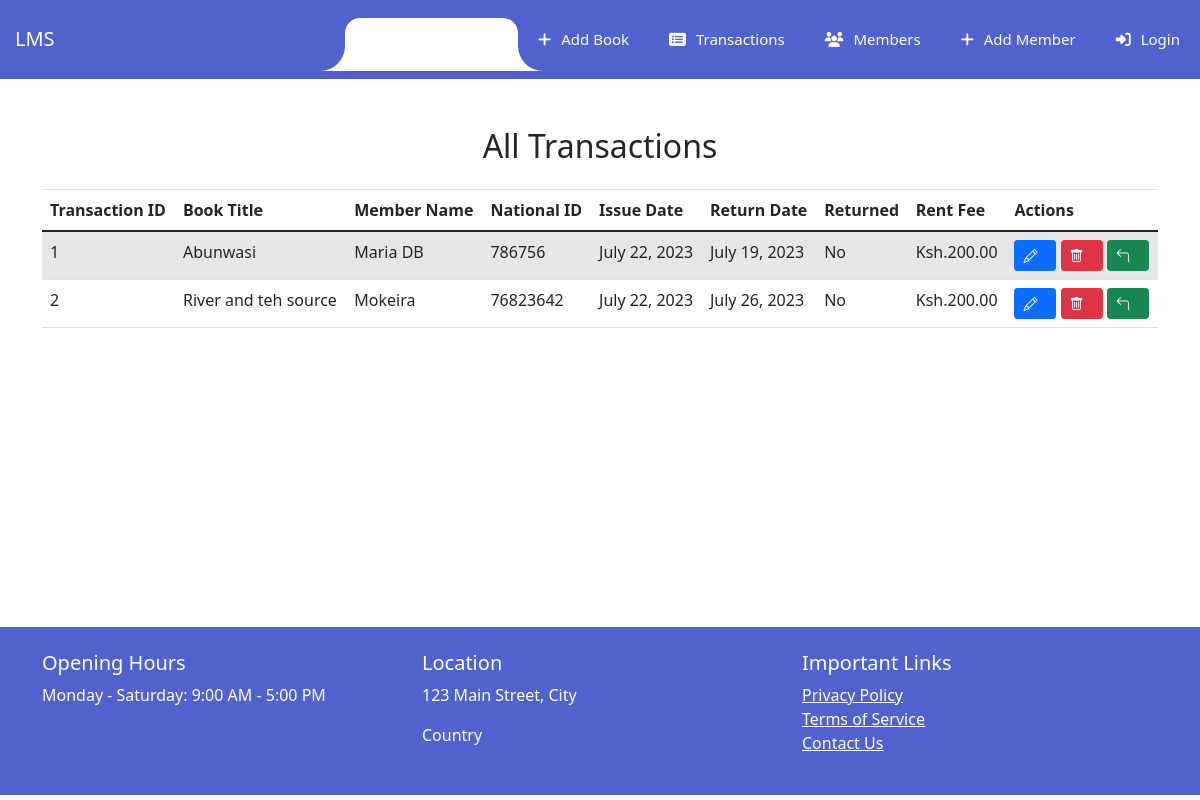
/transaction_list, run on an earlier commit of the app's database.
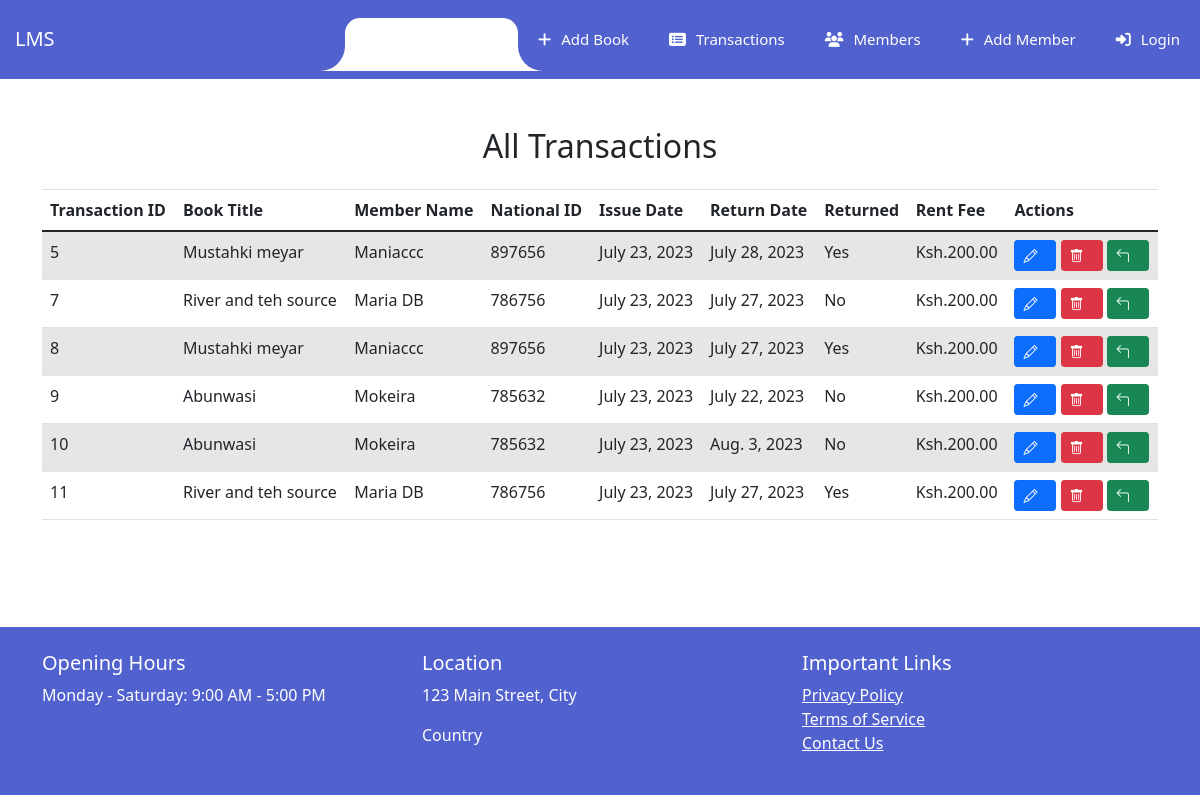
And on a later commit of the database.
### library/models.py (models this page shows, shortened)
class Transaction(models.Model):
    book = models.ForeignKey('Book', on_delete=models.CASCADE)
    member = models.ForeignKey(Member, on_delete=models.CASCADE, default=None)  # Set default value to None
    issue_date = models.DateField()
    return_date = models.DateField()
    is_returned = models.BooleanField(default=False)
    rent_fee = models.DecimalField(max_digits=8, decimal_places=2, default=200)

class Book(models.Model):
    title = models.CharField(max_length=200)
    author = models.CharField(max_length=100)
    quantity_in_stock = models.PositiveIntegerField(default=0)
    publisher = models.CharField(max_length=200)
    date_added = models.DateTimeField(auto_now_add=True)
    book_image = models.ImageField(upload_to='book_images/', blank=True, null=True)
    document = models.FileField(upload_to='book_documents/', blank=True, null=True)

class Member(models.Model):
    member_id = models.IntegerField(unique=True)
    name = models.CharField(max_length=200)
    books_borrowed = models.ManyToManyField('Book', through='Transaction')
    outstanding_debt = models.DecimalField(max_digits=8, decimal_places=2, default=0)

### library/views.py (the view)
# urls.py: path('transaction_list', views.transaction_list, name='transaction_list'),
def transaction_list(request):
    try:
        transactions = Transaction.objects.all()
    except Transaction.DoesNotExist:
        transactions = []  # If no transactions exist, initialize transactions as an empty list
    return render(request, 'library/transaction_list.html', {'transactions': transactions})

### library/templates/library/transaction_list.html (shortened to what this page needs)
{% extends 'library/base.html' %}
{% load static %}
{% block content %}
<div class="container mt-5">
  <h2 class="text-center mb-4">All Transactions</h2>
  {% if transactions %}
  <table class="table table-striped mt-4">
    <thead>
      <tr>
        <th>Transaction ID</th>
        <th>Book Title</th>
        <th>Member Name</th>
        <th>National ID</th>
        <th>Issue Date</th>
        <th>Return Date</th>
        <th>Returned</th>
        <th>Rent Fee</th>
        <th>Actions</th>
      </tr>
    </thead>
    <tbody>
      {% for transaction in transactions %}
      <tr>
        <td>{{ transaction.pk }}</td>
        <td>{{ transaction.book.title }}</td>
        <td>{{ transaction.member.name }}</td>
        <td>{{ transaction.member.member_id }}</td>
        <td>{{ transaction.issue_date }}</td>
        <td>{{ transaction.return_date }}</td>
        <td>{% if transaction.is_returned %}Yes{% else %}No{% endif %}</td>
        <td>Ksh.{{ transaction.rent_fee }}</td>
     <td>
  <a href="{% url 'update_transaction' transaction.pk %}" class="btn btn-primary btn-sm" title="Update">
    <i class="bi bi-pencil"></i>
  </a>
  <a href="{% url 'delete_transaction' transaction.pk %}" class="btn btn-danger btn-sm" title="Delete">
    <i class="bi bi-trash"></i>
  </a>
  <a href="{% url 'return_book' transaction.pk %}" class="btn btn-success btn-sm" title="Return Book">
    <i class="bi bi-arrow-90deg-left"></i>
  </a>
</td>
      </tr>
      {% endfor %}
    </tbody>
  </table>
  {% else %}
  <p>No transactions available.</p>
  {% endif %}
</div>
{% endblock %}

What changed in the data, as far as the page shows it:
removed Transaction: is_returned "No"
removed Transaction: is_returned "No"
added Transaction: is_returned "Yes"
added Transaction: is_returned "No"
added Transaction: is_returned "Yes"
added Transaction: is_returned "No"
added Transaction: is_returned "No"
added Transaction: is_returned "Yes"
